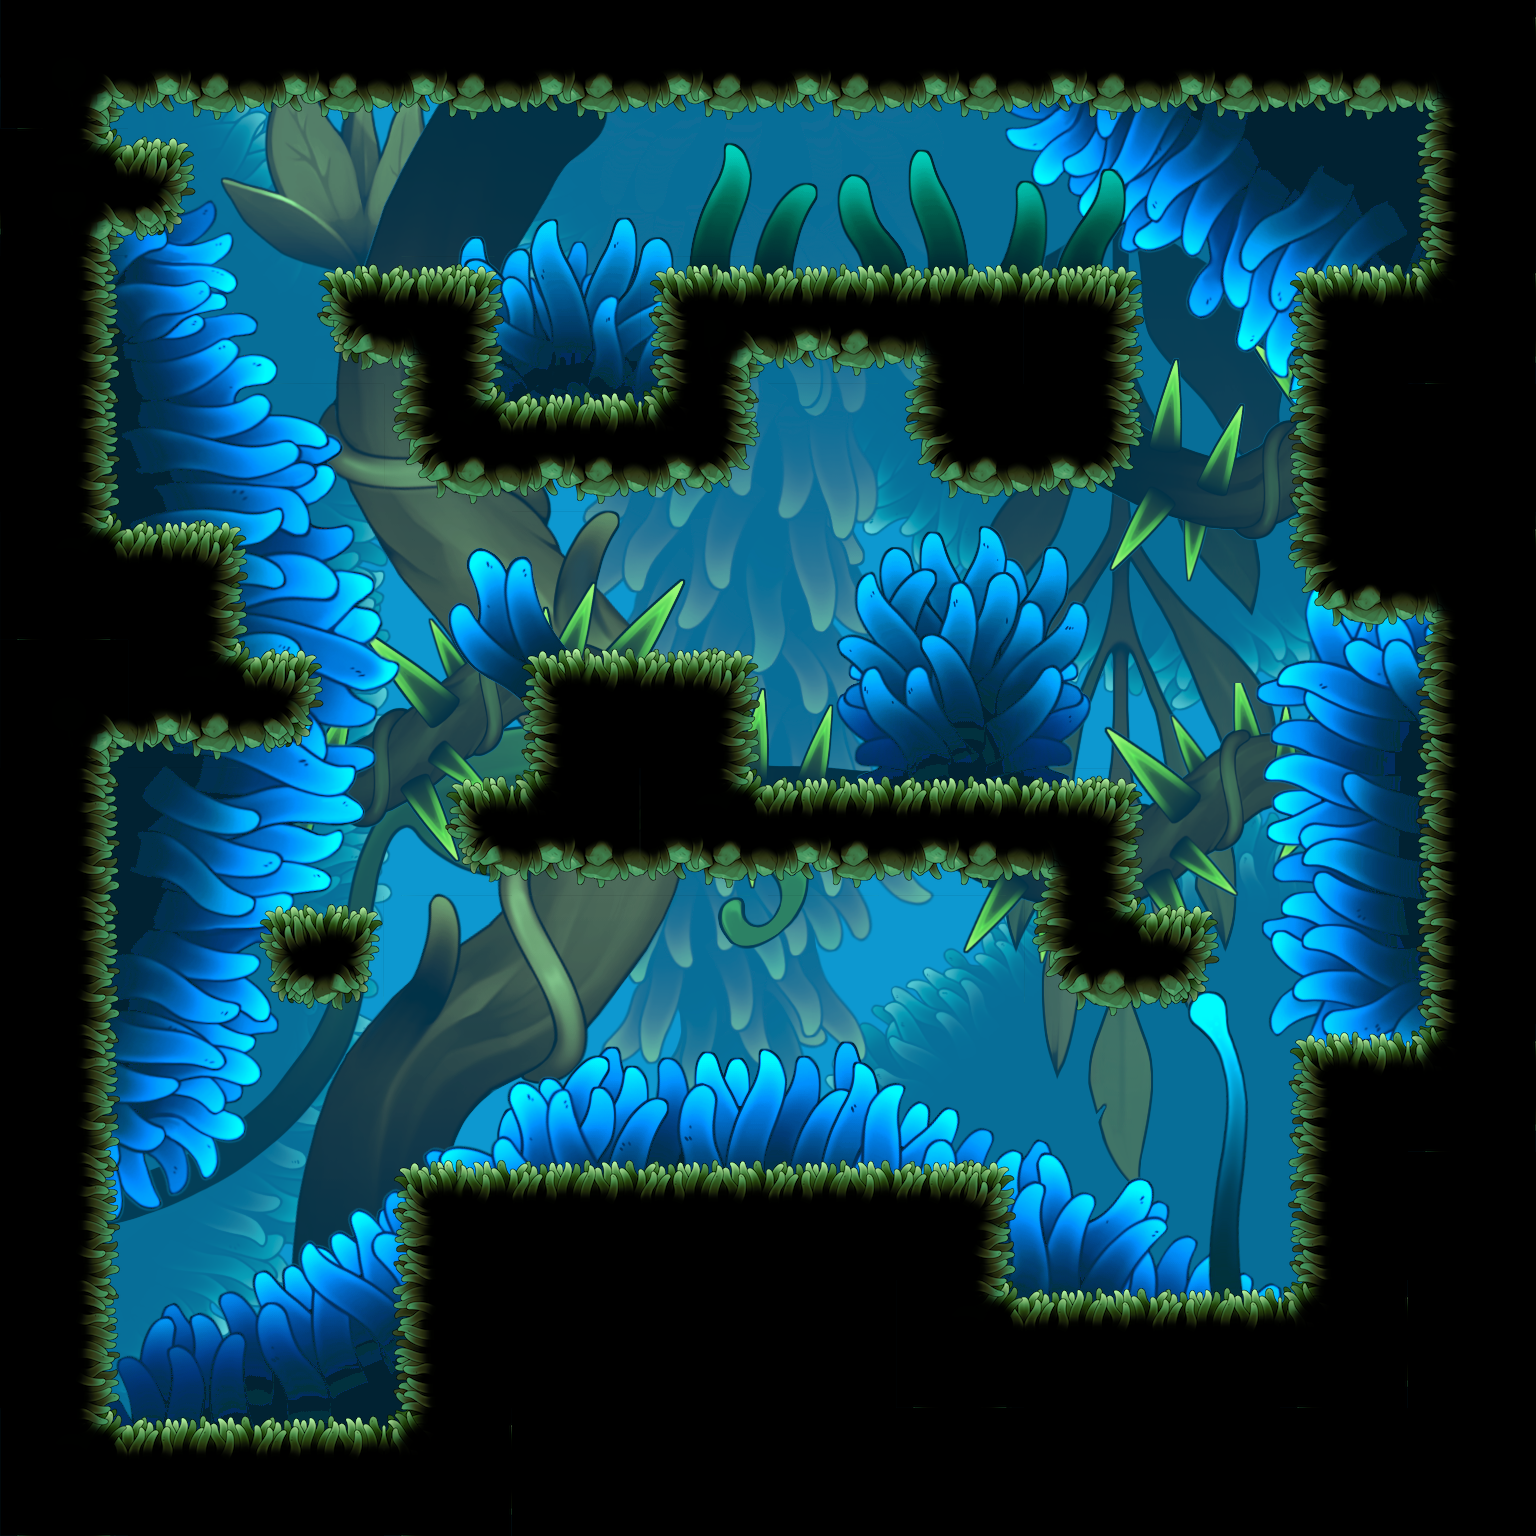

Below is a game level as drawn by its tile map, then a one-line description and the .tmx file that defines it, in full:
An orthogonal 12x12 tile map with 128x128 px tiles, 4 tile layers (Tiles, Decorations, Overlay, OverlayDecorations), 2 tilesets and 32 objects (9x plant, 2x slime, wizard, lever).

<map version="1.8" tiledversion="1.8.2" orientation="orthogonal" renderorder="right-down" width="12" height="12" tilewidth="128" tileheight="128" infinite="0" nextlayerid="14" nextobjectid="63">
 <tileset firstgid="1" name="Platform_Tileset" tilewidth="128" tileheight="128" tilecount="49" columns="7">
  <image source="../images/tiles/Mossy - TileSet_128.png" width="896" height="896" />
 </tileset>
 <tileset firstgid="50" name="Background" tilewidth="128" tileheight="128" tilecount="144" columns="12">
  <image source="../images/tiles/Mossy - DecorationBackground_128.png" width="1536" height="1536" />
 </tileset>
 <layer id="6" name="Tiles" width="12" height="12" locked="1">
  <data encoding="csv">
50,51,52,53,54,55,56,57,58,59,60,61,
62,63,64,65,66,67,68,69,70,71,72,73,
74,75,76,77,78,79,80,81,82,83,84,85,
86,87,88,89,90,91,92,93,94,95,96,97,
98,99,100,101,102,103,104,105,106,107,108,109,
110,111,112,113,114,115,116,117,118,119,120,121,
122,123,124,125,126,127,128,129,130,131,132,133,
134,135,136,137,138,139,140,141,142,143,144,145,
146,147,148,149,150,151,152,153,154,155,156,157,
158,159,160,161,162,163,164,165,166,167,168,169,
170,171,172,173,174,175,176,177,178,179,180,181,
182,183,184,185,186,187,188,189,190,191,192,193
</data>
 </layer>
 <layer id="1" name="Decorations" width="12" height="12" locked="1">
  <data encoding="csv">
5,16,16,16,16,16,16,16,16,16,16,6,
21,24,0,0,0,0,0,0,0,0,0,8,
10,0,22,35,0,33,23,32,3,0,1,13,
10,0,0,47,23,49,0,15,17,0,8,9,
12,3,0,0,0,0,0,0,0,0,15,6,
5,38,24,0,1,3,0,0,0,0,0,8,
10,0,0,22,39,38,23,23,35,0,0,8,
10,0,25,0,0,0,0,0,47,24,0,8,
10,0,0,0,0,0,0,0,0,0,1,13,
10,0,0,1,2,2,2,3,0,0,8,9,
10,0,0,8,9,9,9,12,2,2,13,9,
12,2,2,13,9,9,9,9,9,9,9,9
</data>
 </layer>
 <objectgroup id="11" name="Decorations" locked="1" />
 <objectgroup id="7" name="Collider" locked="1">
  <object id="1" x="409.5" y="1171.17" width="586.951" height="346.71" />
  <object id="2" x="460" y="788" width="654" height="60" />
  <object id="5" x="1434.21" y="94.1963" width="94.1963" height="1428.14" />
  <object id="6" x="1014.89" y="1312.67" width="297.782" height="212.701" />
  <object id="7" x="1312.67" y="1054.39" width="136.737" height="467.943" />
  <object id="8" x="1320" y="282" width="122" height="280" />
  <object id="9" x="24.3087" y="1431.18" width="391.978" height="94.1963" />
  <object id="11" x="3.03859" y="85.0805" width="97.2349" height="1336.98" />
  <object id="12" x="109.389" y="549.985" width="121.544" height="179.277" />
  <object id="13" x="240" y="664" width="64" height="60" />
  <object id="15" x="116" y="150" width="60" height="60" />
  <object id="16" x="346.399" y="285.627" width="148.891" height="60.7718" />
  <object id="17" x="416" y="420" width="322" height="45" />
  <object id="18" x="674.567" y="285.627" width="461.866" height="66.849" />
  <object id="19" x="932.847" y="355.515" width="200.547" height="124.582" />
  <object id="41" x="11.236" y="14.9813" width="1516.85" height="71.161" />
  <object id="56" x="268" y="924" width="110" height="50" />
  <object id="60" x="548.347" y="672.876" width="187.317" height="115.111" />
  <object id="62" x="1071.33" y="930" width="128" height="38.5823" />
 </objectgroup>
 <objectgroup id="8" name="Objects" locked="1">
  <object id="22" name="Player" type="wizard" x="128" y="1000" width="256" height="256" />
  <object id="52" name="Enemy" type="slime" x="1070" y="1200" width="128" height="128">
   <properties>
    <property name="slimetype" value="orange" />
   </properties>
  </object>
  <object id="54" name="Enemy" type="slime" x="800" y="170" width="128" height="128">
   <properties>
    <property name="slimetype" value="green" />
   </properties>
  </object>
  <object id="57" name="Actionable" type="lever" x="256" y="824" width="128" height="128" />
 </objectgroup>
 <layer id="12" name="Overlay" width="12" height="12" locked="1">
  <data encoding="csv">
0,0,0,0,0,0,0,0,0,0,0,0,
0,0,0,0,0,0,0,0,0,0,0,0,
0,0,0,0,0,0,0,0,0,0,0,0,
0,0,0,0,0,0,0,0,0,0,0,0,
0,0,0,0,0,0,0,0,0,0,0,0,
0,0,0,0,0,0,0,0,0,0,0,0,
0,0,0,0,0,0,0,0,0,0,0,0,
0,0,0,0,0,0,0,0,0,0,0,0,
0,0,0,0,0,0,0,0,0,0,0,0,
0,0,0,0,0,0,0,0,0,0,0,0,
0,0,0,0,0,0,0,0,0,0,0,0,
0,0,0,0,0,0,0,0,0,0,0,0
</data>
 </layer>
 <layer id="13" name="OverlayDecorations" width="12" height="12" locked="1">
  <data encoding="csv">
0,0,0,0,0,0,0,0,0,0,0,0,
0,0,0,0,0,0,0,0,0,0,0,0,
0,0,0,0,0,0,0,0,0,0,0,0,
0,0,0,0,0,0,0,0,0,0,0,0,
0,0,0,0,0,0,0,0,0,0,0,0,
0,0,0,0,0,0,0,0,0,0,0,0,
0,0,0,0,0,0,0,0,0,0,0,0,
0,0,0,0,0,0,0,0,0,0,0,0,
0,0,0,0,0,0,0,0,0,0,0,0,
0,0,0,0,0,0,0,0,0,0,0,0,
0,0,0,0,0,0,0,0,0,0,0,0,
0,0,0,0,0,0,0,0,0,0,0,0
</data>
 </layer>
 <objectgroup id="9" name="OverlayDecorations" locked="1">
  <object id="23" name="Decoration" type="plant" x="1000" y="1000" width="384" height="384">
   <properties>
    <property name="planttype" value="blueflower" />
   </properties>
  </object>
  <object id="26" name="Decoration" type="plant" x="480" y="220" width="256" height="256">
   <properties>
    <property name="planttype" value="windplant" />
   </properties>
  </object>
  <object id="30" name="Decoration" type="plant" x="830" y="570" width="256" height="256">
   <properties>
    <property name="planttype" value="plant" />
   </properties>
  </object>
  <object id="32" name="Decoration" type="plant" x="500" y="990" width="256" height="256">
   <properties>
    <property name="planttype" value="multiplant" />
   </properties>
  </object>
  <object id="35" name="Decoration" type="plant" x="1240" y="860.05" width="256" height="256">
   <properties>
    <property name="planttype" value="windplant" />
   </properties>
  </object>
  <object id="46" name="Decoration" type="plant" x="48" y="340" width="256" height="256">
   <properties>
    <property name="planttype" value="waveplant" />
   </properties>
  </object>
  <object id="49" name="Decoration" type="plant" x="932" y="100" width="256" height="256">
   <properties>
    <property name="planttype" value="smallplant" />
   </properties>
  </object>
  <object id="58" name="Decoration" type="plant" x="30" y="1240" width="256" height="256">
   <properties>
    <property name="planttype" value="waveplant" />
   </properties>
  </object>
  <object id="61" name="Decoration" type="plant" x="520" y="480" width="256" height="256">
   <properties>
    <property name="planttype" value="smallplant" />
   </properties>
  </object>
 </objectgroup>
</map>